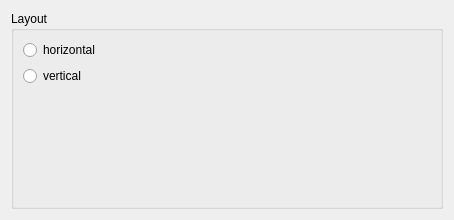
<?xml version="1.0" encoding="UTF-8"?>
<ui version="4.0">
 <class>Form</class>
 <widget class="QWidget" name="Form">
  <property name="geometry">
   <rect>
    <x>0</x>
    <y>0</y>
    <width>454</width>
    <height>220</height>
   </rect>
  </property>
  <property name="windowTitle">
   <string>Form</string>
  </property>
  <layout class="QVBoxLayout" name="verticalLayout">
   <item>
    <widget class="KButtonGroup" name="kbuttongroup_layout">
     <property name="title">
      <string>Layout</string>
     </property>
     <layout class="QVBoxLayout" name="verticalLayout_2">
      <item>
       <widget class="QRadioButton" name="button_horizontal">
        <property name="text">
         <string>horizontal</string>
        </property>
       </widget>
      </item>
      <item>
       <widget class="QRadioButton" name="button_vertical">
        <property name="text">
         <string>vertical</string>
        </property>
       </widget>
      </item>
      <item>
       <spacer name="verticalSpacer">
        <property name="orientation">
         <enum>Qt::Vertical</enum>
        </property>
        <property name="sizeHint" stdset="0">
         <size>
          <width>20</width>
          <height>40</height>
         </size>
        </property>
       </spacer>
      </item>
     </layout>
    </widget>
   </item>
  </layout>
 </widget>
 <customwidgets>
  <customwidget>
   <class>KButtonGroup</class>
   <extends>QGroupBox</extends>
   <header>kbuttongroup.h</header>
   <container>1</container>
  </customwidget>
 </customwidgets>
 <resources/>
 <connections/>
</ui>
